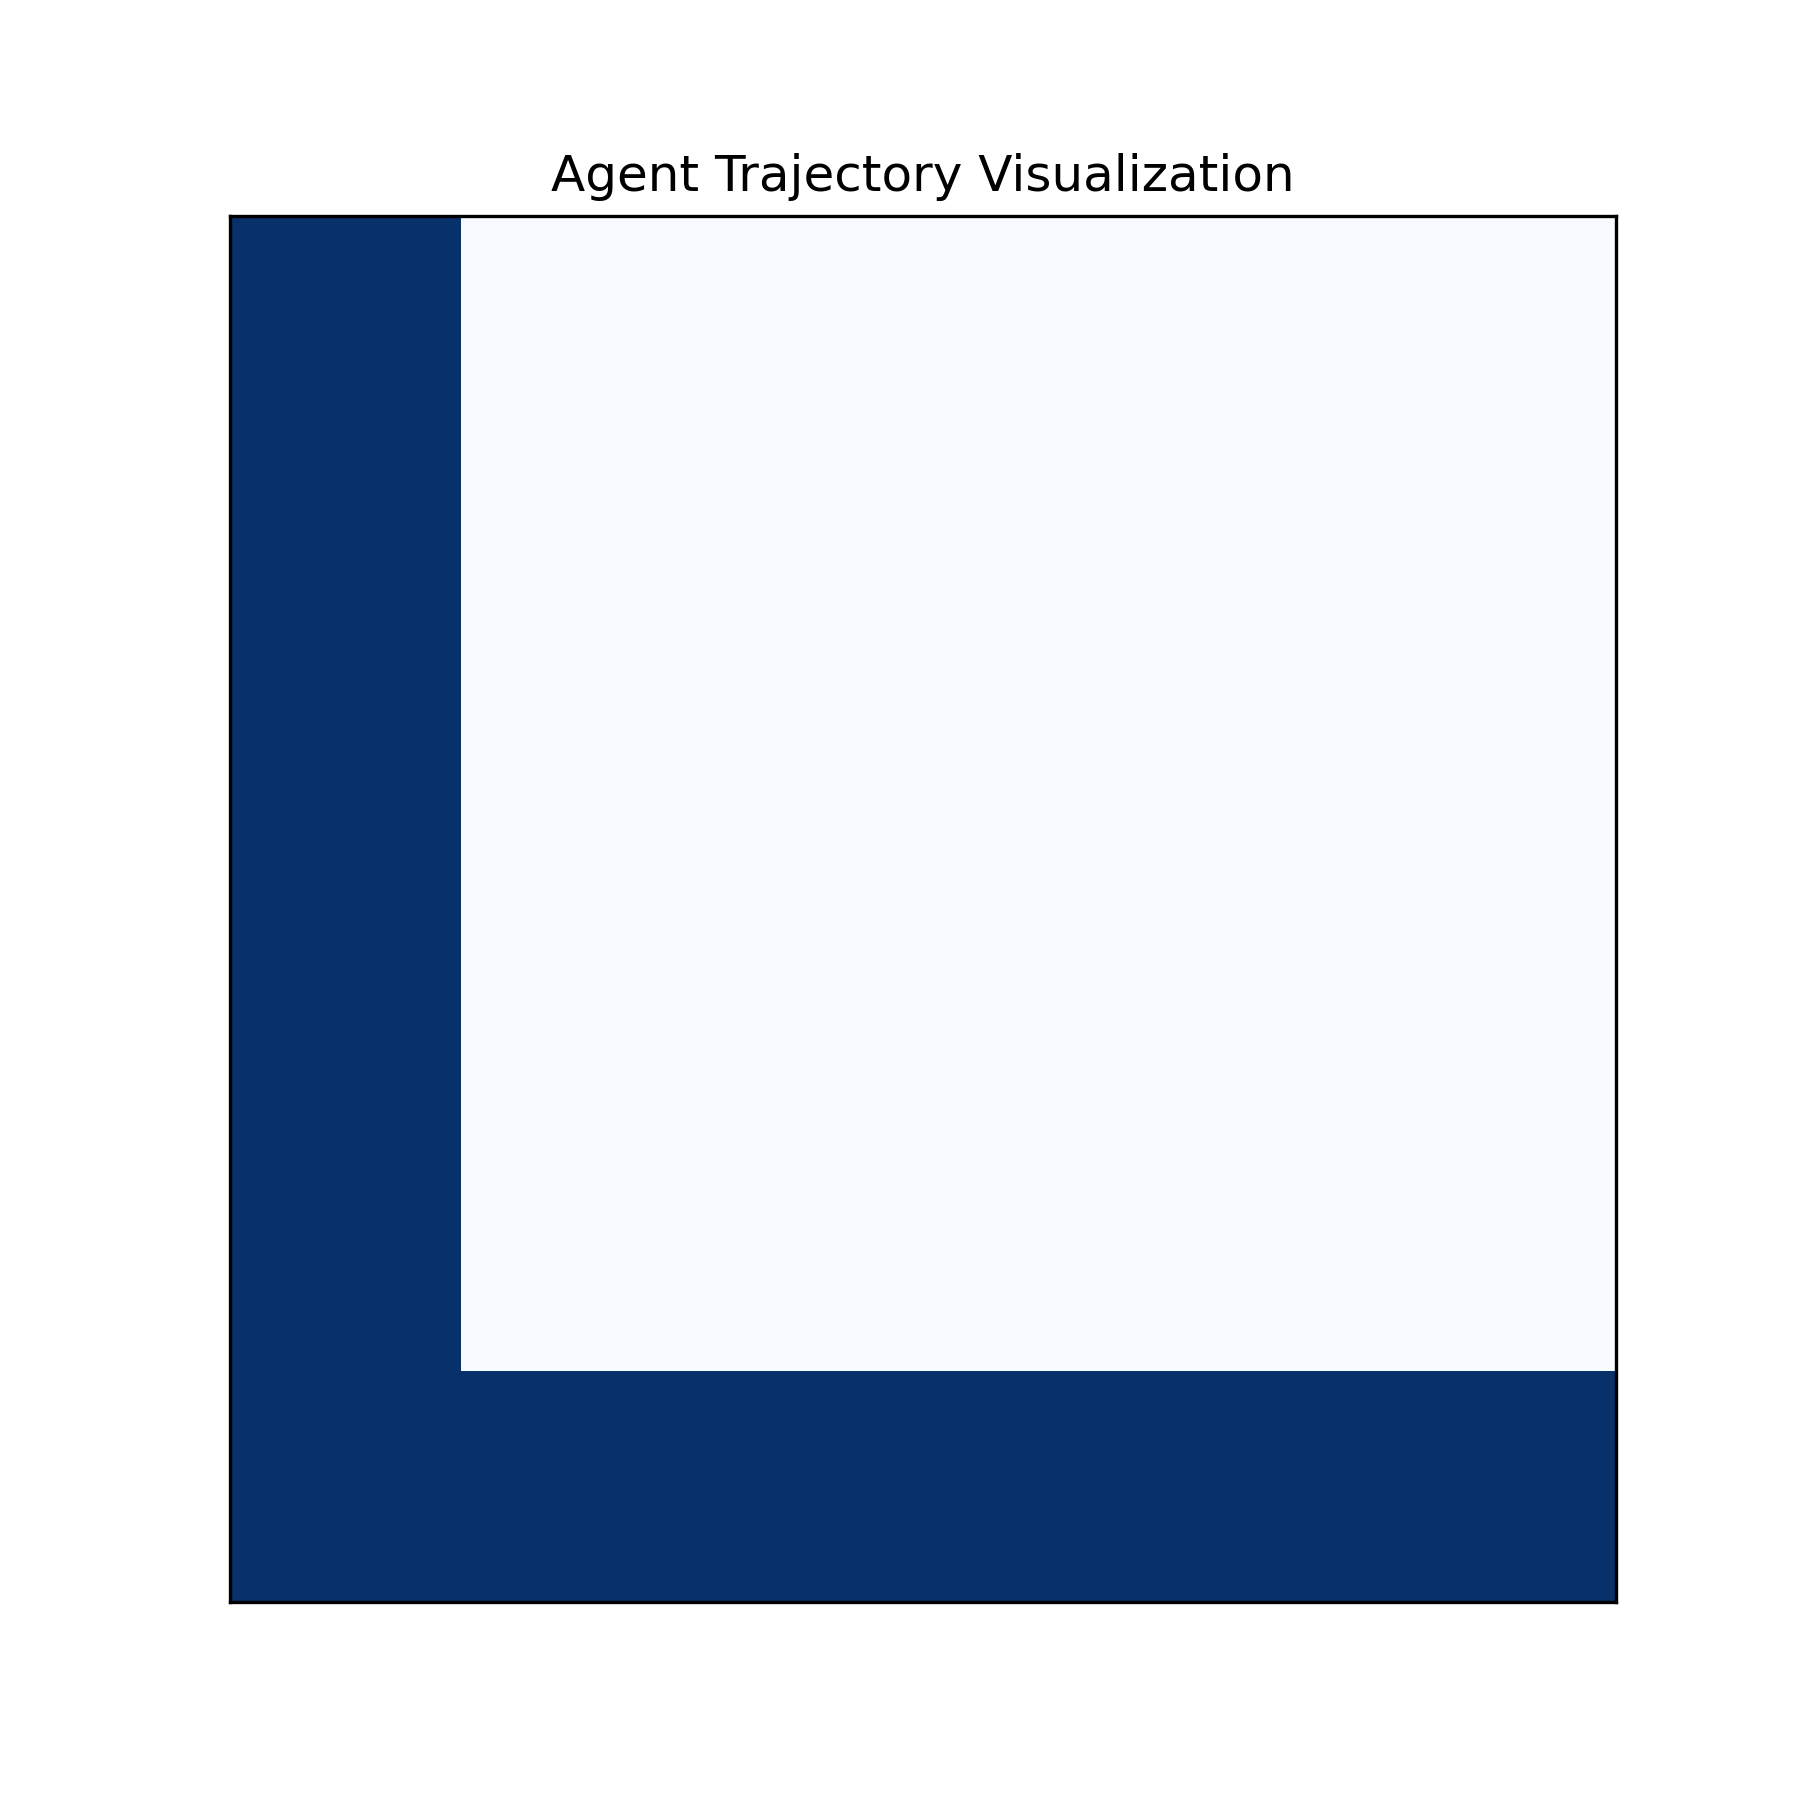

This chart was generated by the following Python code:
import matplotlib.pyplot as plt
import numpy as np
import torch
from gridworld_env import GridworldEnv
from dqn_agent import DQNAgent

env = GridworldEnv()
state_size = env.observation_space.n
action_size = env.action_space.n

agent = DQNAgent(state_size, action_size)
agent.model.load_state_dict(torch.load("dqn_model.pth"))
agent.model.eval()

state = env.reset()
state_vec = np.eye(state_size)[state]

trajectory = [env.agent_pos]

done = False
while not done:
    state_tensor = torch.tensor(state_vec, dtype=torch.float32)
    with torch.no_grad():
        action = torch.argmax(agent.model(state_tensor)).item()

    next_state, _, done, _ = env.step(action)
    trajectory.append(env.agent_pos)
    state_vec = np.eye(state_size)[next_state]

# Plot trajectory
grid = np.zeros((env.grid_size, env.grid_size))
for pos in trajectory:
    grid[pos] = 1

plt.figure(figsize=(6,6))
plt.imshow(grid, cmap="Blues")
plt.title("Agent Trajectory Visualization")
plt.xticks([])
plt.yticks([])
plt.savefig("trajectory.png", dpi=300)
plt.show()
